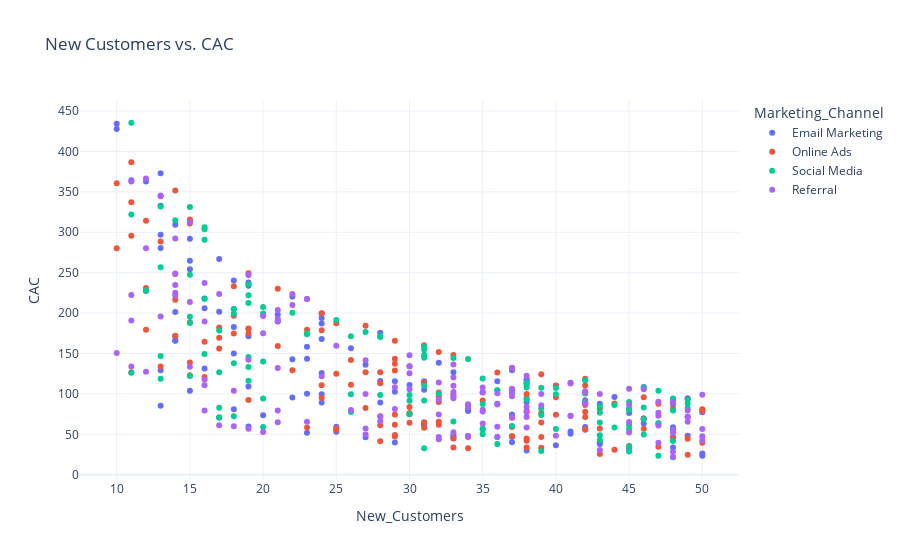

Notebook source saved alongside this figure:
### Code cell
fig2 = px.scatter(data, x='New_Customers', y='CAC', color='Marketing_Channel', title='New Customers vs. CAC')
fig2.show()

# ADD TRENDLINE INTO IT
